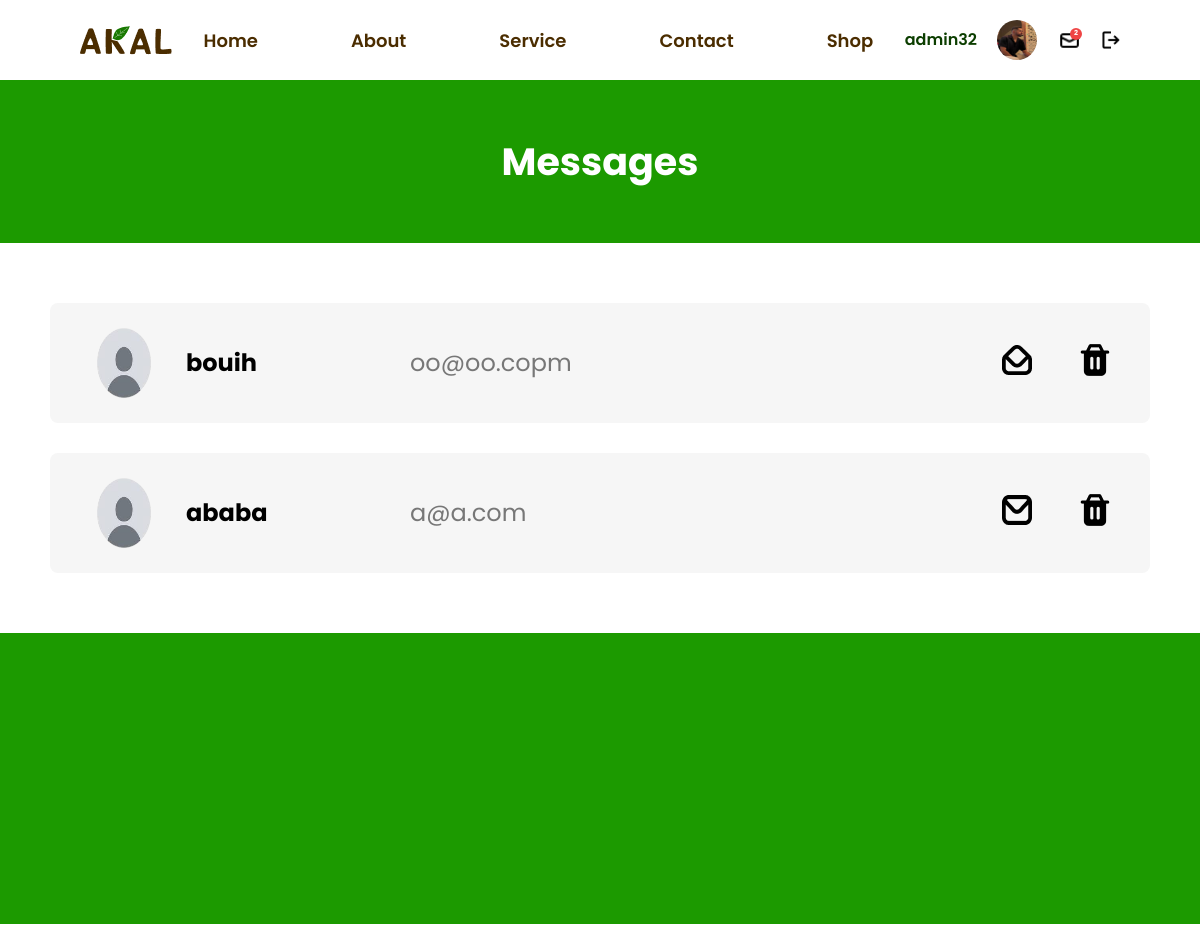
Before: /messages (signed in) with the older database file.
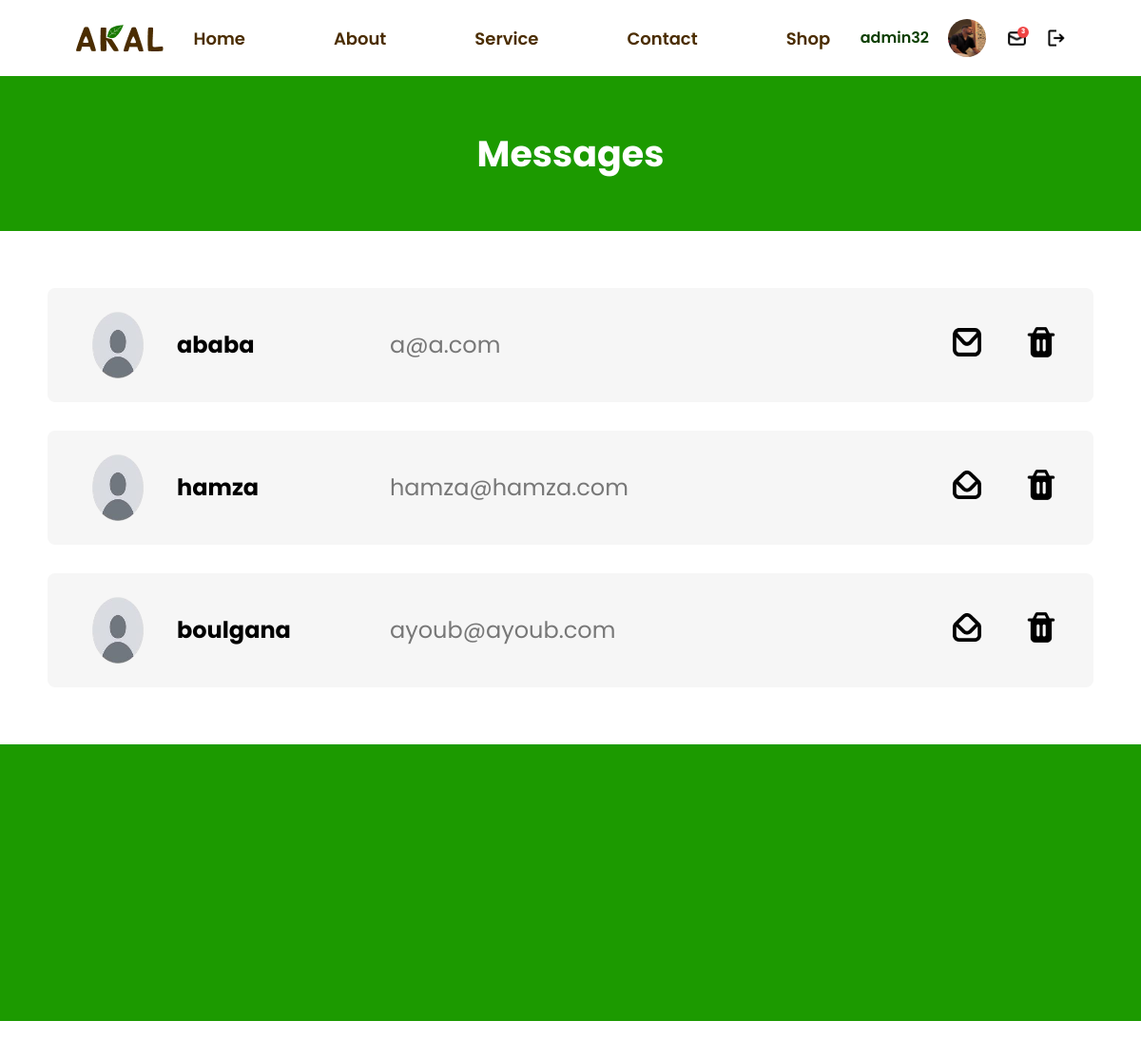
After: the same page with the newer database file.
### tables this page shows
CREATE TABLE "user" (
	"user_id"	INTEGER NOT NULL,
	"full_name"	TEXT,
	"email"	TEXT NOT NULL,
	"password"	TEXT NOT NULL,
	"sex"	INTEGER,
	"age"	INTEGER,
	"about"	TEXT,
	"username"	TEXT NOT NULL,
	"profile_path"	TEXT,
	"role"	INTEGER NOT NULL,
	PRIMARY KEY("user_id" AUTOINCREMENT)
);

CREATE TABLE "message" (
	"message_id"	INTEGER NOT NULL,
	"name"	TEXT NOT NULL,
	"email"	TEXT NOT NULL,
	"message"	TEXT NOT NULL,
	"opened"	INTEGER,
	PRIMARY KEY("message_id" AUTOINCREMENT)
);

### app.py (the view)
@app.route('/messages')
@login_required
def messages():
    con = sqlite3.connect("akal.db")
    con.row_factory = sqlite3.Row
    cur = con.cursor()
    cur.execute("SELECT * FROM message ")
    msgs = cur.fetchall()
    cur.close()
    con.close()
    messagesLength=getMessagesLength()
    if current_user.role == 1:
        return render_template("messages.html",msgs=msgs,messagesLength=messagesLength)
    else :
        return render_template("notFound.html",)

### app.py (called while the page is built)
@login_manager.user_loader
def load_user(user_id):
    con = sqlite3.connect("akal.db")
    cur = con.cursor()
    cur.execute("SELECT * FROM user WHERE user_id = ?", (user_id,))
    user = cur.fetchone()
    if user:
        return User(user_id=user[0], full_name=user[1], email=user[2], password=user[3],sex=user[4],age=user[5],about=user[6],username=user[7],profile_path=user[8],role=user[9])
    return None

@login_required
def getMessagesLength():
    con = sqlite3.connect("akal.db")
    con.row_factory = sqlite3.Row
    cur = con.cursor()
    cur.execute("SELECT * FROM message ")
    msgs = cur.fetchall()
    cur.close()
    con.close()
    length= len(msgs)
    return length

### templates/messages.html (shortened to what this page needs)
{% extends 'layout.html' %} {% block body %} {% block content %}
<section class="noAnimation bg-darkGreen sm:py-[53px] py-[37px] text-center">
  <h2 class="font-bold lg:text-[38px] text-[26px] text-white">Messages</h2>
</section>
{%if msgs%}
<section
  class="flex flex-col px-[30px] sm:px-[50px] sm:gap-[30px] gap-[13px] py-[40px] sm:py-[60px]"
>
  {% for msg in msgs %}
  <section
    id="container"
    class="cursor-pointer noAnimation w-full bg-[#F6F6F6] rounded-[8px] flex justify-between items-center py-[12px] sm:py-[22px] px-[21px] sm:px-[36px]"
  >
    <div class="flex sm:gap-[24px] gap-[19px] items-center">
      <img
        src="/static/images/avatar.png"
        alt="user"
        class="rounded-full sm:w-[76px] sm:h-[76px] h-[52px] w-[52px]"
      />
      <h3 class="font-bold sm:text-[24px] text-[16px] lg:w-[200px]">
        {{msg.name}}
      </h3>
      <p class="hidden lg:block text-[24px] text-[#777777]">{{msg.email}}</p>
    </div>
    <div class="flex sm:gap-[44px] gap-[14px] items-center">
      <form action="{{url_for('messageDetails')}}" method="post">
        <button type="submit">
          {% if msg.opened == 0 %}
          <img
            src="/static/images/icons/closedMessage.png"
            alt="letter"
            class="sm:w-[30px] sm:h-[30px] w-[16px] h-[16px]"
          />
          {% else %}
          <img
            src="/static/images/icons/openedMessage.png"
            alt="letter"
            class="sm:w-[30px] sm:h-[30px] w-[16px] h-[16px]"
          />
          {%endif%}
        </button>
      </form>
      <form
        action="{{url_for('deleteMessage')}}"
        method="post"
        class="secondaryForm"
      >
        <button type="submit">
          <img
            src="/static/images/icons/trash.png"
            alt="trash"
            class="sm:w-[38px] sm:h-[38px] w-[22px] h-[22px]"
          />
        </button>
      </form>
    </div>
  </section>
  {% endfor %}
</section>
{%endif%}
{% endblock %} {% endblock %}

### templates/layout.html (shortened to what this page needs)
<!DOCTYPE html>
<html lang="en" class="scroll-smooth">
  <head>
    <link
      rel="stylesheet"
      href="https://cdnjs.cloudflare.com/ajax/libs/font-awesome/6.0.0-beta3/css/all.min.css"
    />
    <script src="https://cdn.tailwindcss.com"></script>
  </head>
  <body class="font-poppins">
    <header
      class="flex justify-between items-center py-5 px-[30px] lg:px-[80px] sm:px-[50px] relative"
    >
      <a href="{{ url_for('index')}}"
        ><img src="/static/images/logobrown.png" alt="logo"
      /></a>
      <ul
        class="hidden sm:flex lg:gap-[93px] gap-[20px] text-brown lg:text-[18px] md:text-[16px] font-semibold"
      >
        <a href="/"><li>Home</li></a>
        <a href="/#about"><li>About</li></a>
        <a href="/#services"><li>Service</li></a>
        <a href="{{ url_for('contact') }}"><li>Contact</li></a>
        {% if current_user.is_authenticated %}
        <a href="{{ url_for('shopAll') }}"><li>Shop</li></a>
        {% endif %}
      </ul>
      {% if current_user.is_authenticated %}
      <div
        class="hidden sm:flex lg:gap-[20px] gap-[10px] justify-center items-center"
      >
        <h2 class="text-[#0C3E00] font-semibold">{{current_user.username}}</h2>
        <a href="{{ url_for('profile') }}">
          <img
            src="{{ current_user.profile_path if current_user.profile_path else '/static/images/avatar.png' }}"
            alt="avatar"
            class="w-[40px] h-[40px] rounded-full"
          />
        </a>
        <div class="flex lg:gap-[20px] gap-[10px] items-center">
          {% if current_user.role == 1 %}
          <div class="relative">
            <a href="{{ url_for('messages') }} ">
              <img
                src="/static/images/icons/message.png"
                alt="message"
                class="w-[25px] h-[25px]"
              />
            </a>
            {%if messagesLength > 0 %}
            <span
              class="absolute bg-red-500 rounded-full top-0 right-0 w-[12px] h-[12px] text-[7px] text-white font-bold flex justify-center items-center"
              >{{messagesLength}}</span
            >
            {%endif%}
          </div>
          {% endif %}
          <a href="{{ url_for('logout') }}">
            <img
              src="/static/images/icons/out.png"
              alt="logout"
              class="w-[18px] h-[18px]"
            />
          </a>
        </div>
      </div>
      {% endif %}
    </header>
    {% block content %}{% endblock %}
    <footer
      class="bg-darkGreen font-bold lg:px-[80px] lg:gap-[78px] sm:gap-[50px] gap-[58px] flex flex-col text-center flex-col lg:pt-[120px] lg:pb-[30px] sm:py-[30px] py-[40px]"
    >
    </footer>
  </body>
</html>

### templates/layout.html (style rules this page uses)
.noAnimation { opacity: 0; filter: blur(5px); transition: all 1s; transform: translateY(50px); }
.animateScroll { opacity: 1; filter: blur(0); transform: translateY(0); }

Changed rows visible on the page:
removed message: name "bouih", email "oo@oo.copm", opened 1 (drawn)
added message: name "hamza", email "hamza@hamza.com", opened 1 (drawn)
added message: name "boulgana", email "ayoub@ayoub.com", opened 1 (drawn)
Other visible differences:
{{ messagesLength }}: "2" → "3"
